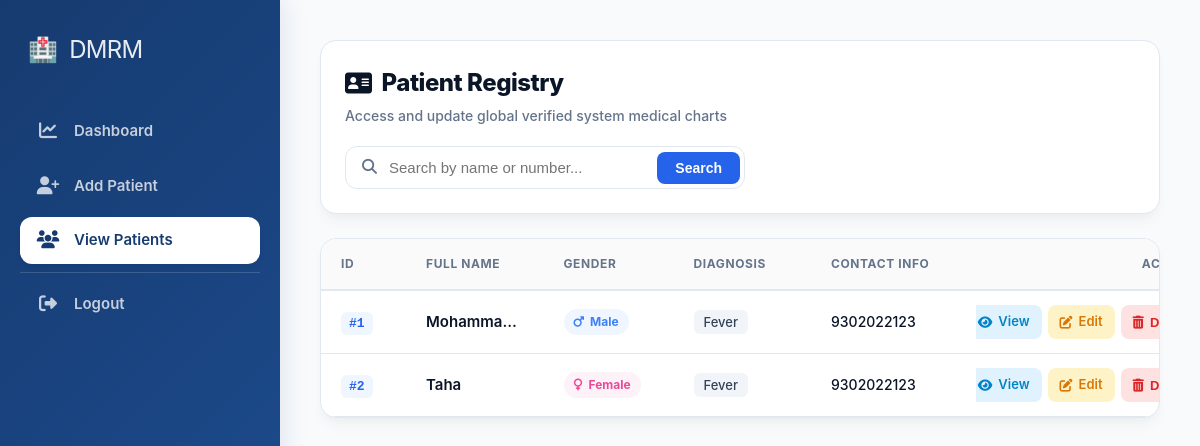
The page /patients (signed in) on the database its author committed.
### tables this page shows
CREATE TABLE patients (
        id INTEGER PRIMARY KEY AUTOINCREMENT,
        doctor_id INTEGER,
        name TEXT,
        age INTEGER,
        gender TEXT,
        phone TEXT,
        email TEXT,
        disease TEXT,
        blood_group TEXT,
        address TEXT,
        report TEXT,
        FOREIGN KEY(doctor_id) REFERENCES doctors(id)
    );

### app.py (the view)
@app.route("/patients")
def view_patients():
    if not is_logged_in() or session.get("role") != "admin":
        return redirect("/login")
    search = request.args.get("search")
    conn = sqlite3.connect(DATABASE, timeout=20)
    conn.row_factory = sqlite3.Row
    cur = conn.cursor()
    doctor_id = session["doctor_id"]
    if search:
        cur.execute("""
            SELECT * FROM patients
            WHERE doctor_id=? AND (name LIKE ? OR phone LIKE ?)
        """, (doctor_id, '%' + search + '%', '%' + search + '%'))
    else:
        cur.execute("SELECT * FROM patients WHERE doctor_id=?", (doctor_id,))
    patients = cur.fetchall()
    conn.close()
    return render_template("patient_list.html", patients=patients)

### app.py (called while the page is built)
def is_logged_in():
    return session.get("logged_in")

### templates/patient_list.html (shortened to what this page needs)
{% extends "base.html" %}
{% block content %}
<link rel="stylesheet" href="https://cdnjs.cloudflare.com/ajax/libs/font-awesome/6.5.1/css/all.min.css"/>
<div class="registry-view-wrapper">
    <div class="registry-top-bar">
        <div class="registry-meta-title">
            <h2><i class="fa-solid fa-address-card"></i> Patient Registry</h2>
            <p>Access and update global verified system medical charts</p>
        </div>
        <form method="GET" action="{{ url_for('view_patients') }}" class="registry-search-shell">
            <div class="search-icon-decor">
                <i class="fa-solid fa-magnifying-glass"></i>
            </div>
            <input type="text" name="search" placeholder="Search by name or number..." value="{{ request.args.get('search','') }}">
            <button type="submit">
                <span class="search-text-label">Search</span>
            </button>
        </form>
    </div>
    <div class="registry-grid-card">
        <div class="registry-table-scroll">
            <table class="registry-data-table">
                <thead>
                    <tr>
                        <th class="col-id">ID</th>
                        <th class="col-name">Full Name</th>
                        <th class="col-gender">Gender</th>
                        <th class="col-diag">Diagnosis</th>
                        <th class="col-phone">Contact Info</th>
                        <th class="col-actions">Actions</th>
                    </tr>
                </thead>
                <tbody>
                    {% for patient in patients %}
                    <tr>
                        <td>
                            <span class="id-pinnacle">#{{ patient.id }}</span>
                        </td>
                        <td class="name-pinnacle">
                            {{ patient.name }}
                        </td>
                        <td>
                            {% if patient.gender|lower == 'male' %}
                                <span class="gender-pinnacle tag-m"><i class="fa-solid fa-mars"></i> Male</span>
                            {% elif patient.gender|lower == 'female' %}
                                <span class="gender-pinnacle tag-f"><i class="fa-solid fa-venus"></i> Female</span>
                            {% else %}
                                <span class="gender-pinnacle tag-o"><i class="fa-solid fa-genderless"></i> {{ patient.gender if patient.gender else 'Other' }}</span>
                            {% endif %}
                        </td>
                        <td>
                            <span class="diag-pinnacle">{{ patient.disease }}</span>
                        </td>
                        <td>
                            <span class="phone-pinnacle">{{ patient.phone }}</span>
                        </td>
                        <td>
                            <div class="action-console-group">
                                <a class="console-btn c-view" href="{{ url_for('patient_profile', id=patient.id) }}" title="View Profile">
                                    <i class="fa-solid fa-eye"></i><span class="console-text-label">View</span>
                                </a>
                                <a class="console-btn c-edit" href="{{ url_for('edit_patient', patient_id=patient.id) }}" title="Edit Parameters">
                                    <i class="fa-solid fa-pen-to-square"></i><span class="console-text-label">Edit</span>
                                </a>
                                <form method="POST" action="{{ url_for('delete_patient', patient_id=patient.id) }}" style="display:inline;">
                                    <button class="console-btn c-delete" onclick="return confirm('Erase record permanently?')" title="Erase Record">
                                        <i class="fa-solid fa-trash-can"></i><span class="console-text-label">Delete</span>
                                    </button>
                                </form>
                            </div>
                        </td>
                    </tr>
                    {% endfor %}
                </tbody>
            </table>
        </div>
    </div>
</div>
{% if pending_count is not defined %}
    {% set pending_count = 0 %}
{% endif %}
{% endblock %}

### rows shown on the page
patients: id "1", name "Mohamma…", gender "Male" (drawn), disease "Fever", phone "9302022123"
patients: id "2", name "Taha", gender "Female" (drawn), disease "Fever", phone "9302022123"
